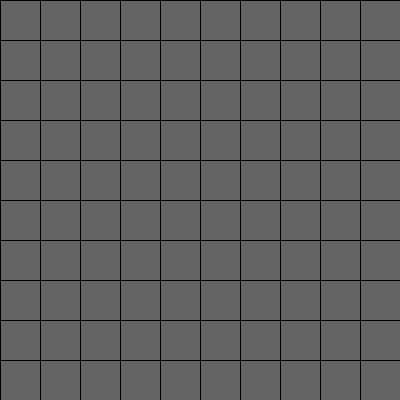
Frame 1 (no input)
Frame 60 (the mouse pressed at the canvas centre just before this capture): identical to frame 1, image omitted
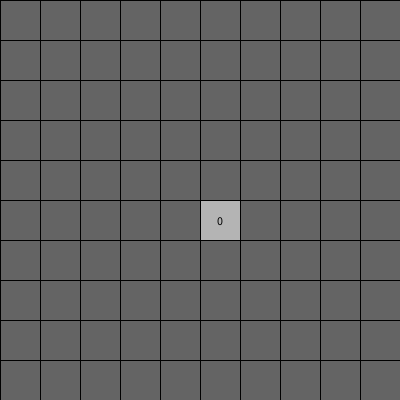
Frame 120 (the mouse held since frame 60 and released just before this capture)

The Processing sketch that drew these frames (run headless with seeded random() and noise(); from frame 60 on, the mouse is pressed at the canvas centre):

// Processing sketch: demineur3d_4_5
// ── demineur3d_4_5.pde
int tabl [][] = new int [10][10];
int x = 0;
int y = 0;

int cols = 10;
int rows = 10;
int cellSize = 40;

void settings () {
size(cols*cellSize, rows*cellSize);}
void setup() {
  initboard(10, 10, 10);
  getMines(0, 0);
  //affichage ();
}

void draw() {
  background(255);

  drawTabl();
}

void initboard(int i, int j, int mine) {

  while ( x<mine) {
    int pos_minei = int(random(tabl.length));
    int pos_minej = int(random(tabl[0].length));
    if (tabl[pos_minei][pos_minej]!=99) {
      tabl[pos_minei][pos_minej]=99;
      x++;
    }
  }

  for ( i = 0; i < tabl.length; i++) {
    for ( j = 0; j < tabl.length; j++) {
      print(tabl[i][j] + "\t");
    }
    println();
  }
}
boolean isAMine ( int i, int j ) {
  int pos_minei = int(i);
  int pos_minej = int (j);
  if (tabl[pos_minei][pos_minej]==99) {
    return true;
  } else {
    return false;
  }
}
int getMines(int i, int j) {
  int nombresdemines = 0;
  for (int di = -1; di <= 1; di++) {
    for (int dj = -1; dj <= 1; dj++) {
      if (di == 0 && dj == 0) {
        continue;
      }
      if ( i+di >= 0 && i+di<tabl.length && j+dj>=0 && j+dj <tabl[i].length ) {
        if (isAMine(i + di, j + dj)) {
          nombresdemines++;
        }
      }
    }
  }
  return nombresdemines;
}
//void affichage () {
//  for ( int i = 0; i < tabl.length; i++) {
//    for ( int j = 0; j < tabl.length; j++) {
//      if (tabl[i][j]==99) {
//        print("X");
//      } else {
//        print(getMines(i, j));
//      }
//    }
//    println();
//  }
//}

boolean[][] revealed = new boolean[cols][rows];

void mousePressed () {

  int i = mouseX / cellSize;
  int j = mouseY / cellSize;
  if (i >= 0 && i < cols && j >= 0 && j < rows) {
    revealed[i][j] = true;

    if (tabl[i][j] == 99) {
      println("BOOM");
    }
  }
}



void drawTabl() {
  for (int i = 0; i < cols; i++) {
    for (int j = 0; j < rows; j++) {
      int x = i * cellSize;
      int y = j * cellSize;

      stroke(0);
      if (revealed[i][j]) {
        fill(180);
        rect(x, y, cellSize, cellSize);


        if (tabl[i][j] == 99) {
          fill(255, 0, 0);
          ellipse(x + cellSize / 2, y + cellSize / 2, 10, 10);
        } else {
          fill(0);
          textAlign(CENTER, CENTER);
          text(tabl[i][j], x + cellSize / 2, y + cellSize / 2);
        }
      } else {
        fill(100);
        rect(x, y, cellSize, cellSize);
      }
    }
  }
}

// ── teste.pde
//int cols = 10;
//int rows = 10;
//int cellSize = 40;

//int[][] tabl = new int[cols][rows];
//boolean[][] revealed = new boolean[cols][rows];

//void setup() {
//  size(cols * cellSize, rows * cellSize);
//  initboard(cols, rows, 10);
//}

//void draw() {
//  background(255);
//  drawTabl();
//}

//void initboard(int w, int h, int mine) {
//  int x = 0;
//  while (x < mine) {
//    int pos_minei = int(random(w));
//    int pos_minej = int(random(h));
//    if (tabl[pos_minei][pos_minej] != 99) {
//      tabl[pos_minei][pos_minej] = 99;
//      x++;
//    }
//  }

//  // Remplit les cases avec le nombre de mines autour
//  for (int i = 0; i < w; i++) {
//    for (int j = 0; j < h; j++) {
//      if (tabl[i][j] != 99) {
//        tabl[i][j] = getMines(i, j);
//      }
//    }
//  }
//}

//int getMines(int i, int j) {
//  int count = 0;
//  for (int di = -1; di <= 1; di++) {
//    for (int dj = -1; dj <= 1; dj++) {
//      if (di == 0 && dj == 0) continue;
//      int ni = i + di;
//      int nj = j + dj;
//      if (ni >= 0 && ni < cols && nj >= 0 && nj < rows) {
//        if (tabl[ni][nj] == 99) {
//          count++;
//        }
//      }
//    }
//  }
//  return count;
//}

//void mousePressed() {
//  int i = mouseX / cellSize;
//  int j = mouseY / cellSize;
//  if (i >= 0 && i < cols && j >= 0 && j < rows) {
//    revealed[i][j] = true;

//    if (tabl[i][j] == 99) {
//      println("BOOM 💥");
//    }
//  }
//}

//void drawTabl() {
//  for (int i = 0; i < cols; i++) {
//    for (int j = 0; j < rows; j++) {
//      int x = i * cellSize;
//      int y = j * cellSize;

//      stroke(0);
//      if (revealed[i][j]) {
//        fill(180);
//        rect(x, y, cellSize, cellSize);

//        if (tabl[i][j] == 99) {
//          fill(255, 0, 0);
//          ellipse(x + cellSize / 2, y + cellSize / 2, 10, 10);
//        } else {
//          fill(0);
//          textAlign(CENTER, CENTER);
//          text(tabl[i][j], x + cellSize / 2, y + cellSize / 2);
//        }
//      } else {
//        fill(100);
//        rect(x, y, cellSize, cellSize);
//      }
//    }
//  }
//}
